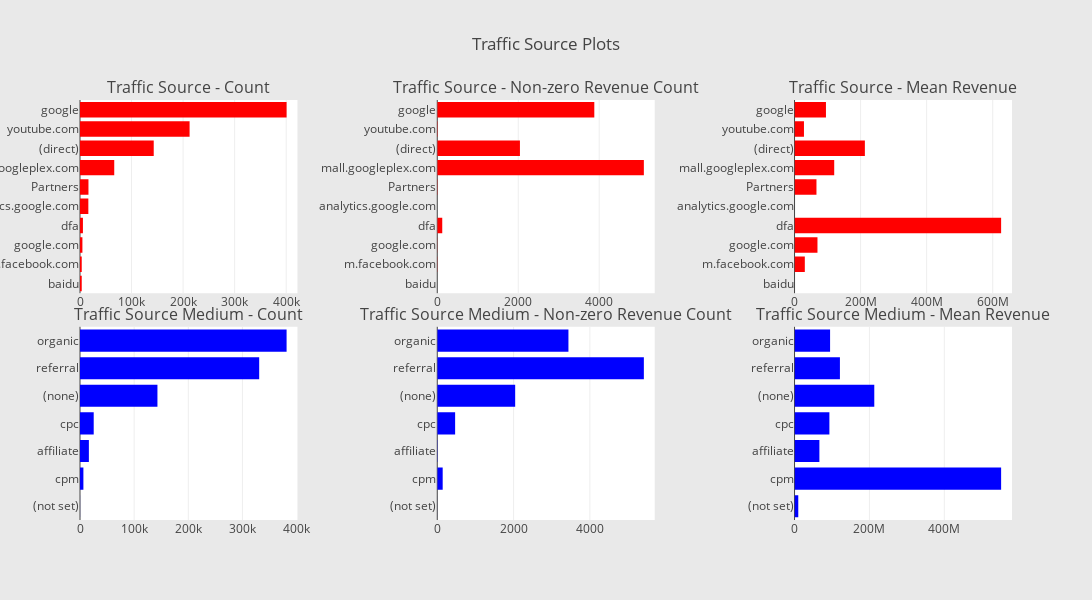

The code cell stored with this chart in its notebook:
### Code cell
# Make traffic source plots
def horizontal_bar_chart(cnt_srs, color):
    trace = go.Bar(
        y=cnt_srs.index[::-1],
        x=cnt_srs.values[::-1],
        showlegend=False,
        orientation = 'h',
        marker=dict(
            color=color,
        ),
    )
    return trace
# Continent
cs = df_train.groupby('trafficSource.source')['totals.transactionRevenue'].agg(['size', 'count', 'mean'])
cs.columns = ["count", "count of non-zero revenue", "mean"]
cs = cs.sort_values(by="count", ascending=False)
t1 = horizontal_bar_chart(cs["count"].head(10), 'red')
t2 = horizontal_bar_chart(cs["count of non-zero revenue"].head(10), 'red')
t3 = horizontal_bar_chart(cs["mean"].head(10), 'red')

# Sub-continent
cs = df_train.groupby('trafficSource.medium')['totals.transactionRevenue'].agg(['size', 'count', 'mean'])
cs.columns = ["count", "count of non-zero revenue", "mean"]
cs = cs.sort_values(by="count", ascending=False)
t4 = horizontal_bar_chart(cs["count"], 'blue')
t5 = horizontal_bar_chart(cs["count of non-zero revenue"], 'blue')
t6 = horizontal_bar_chart(cs["mean"], 'blue')

# Creating two subplots
fig = tools.make_subplots(rows=2, cols=3, vertical_spacing=0.08, horizontal_spacing=0.15, 
                          subplot_titles=["Traffic Source - Count", "Traffic Source - Non-zero Revenue Count", "Traffic Source - Mean Revenue",
                                          "Traffic Source Medium - Count",  "Traffic Source Medium - Non-zero Revenue Count", "Traffic Source Medium - Mean Revenue"
                                          ])

fig.append_trace(t1, 1, 1)
fig.append_trace(t2, 1, 2)
fig.append_trace(t3, 1, 3)
fig.append_trace(t4, 2, 1)
fig.append_trace(t5, 2, 2)
fig.append_trace(t6, 2, 3)

fig['layout'].update(height=600, width=1100, paper_bgcolor='rgb(233,233,233)', title="Traffic Source Plots")
iplot(fig, filename='traffic-source-plots')

### Figure 1 — Plotly figure (JSON) as saved in the notebook; plotly's stock layout.template omitted (floating-point values rounded to 4 significant figures)
{"data": [{"marker": {"color": "red"}, "orientation": "h", "showlegend": false, "type": "bar", "uid": "1e60e39d-09dd-4ece-b8c8-475455556572", "x": [3356, 3365, 4669, 5686, 16172, 16411, 66416, 143028, 212602, 400788], "xaxis": "x", "y": ["baidu", "m.facebook.com", "google.com", "dfa", "analytics.google.com", "Partners", "mall.googleplex.com", "(direct)", "youtube.com", "google"], "yaxis": "y"}, {"marker": {"color": "red"}, "orientation": "h", "showlegend": false, "type": "bar", "uid": "38c28aab-78e1-4472-a4ab-2fbb1aa4dd15", "x": [0, 6, 5, 123, 0, 9, 5103, 2042, 11, 3879], "xaxis": "x2", "y": ["baidu", "m.facebook.com", "google.com", "dfa", "analytics.google.com", "Partners", "mall.googleplex.com", "(direct)", "youtube.com", "google"], "yaxis": "y2"}, {"marker": {"color": "red"}, "orientation": "h", "showlegend": false, "type": "bar", "uid": "074c3e35-a0ce-4085-b01a-0c12ee600f63", "x": [null, 31130000.0, 69448000, 625400000.0, null, 66380000.0, 120100000.0, 212900000.0, 28550000.0, 95120000.0], "xaxis": "x3", "y": ["baidu", "m.facebook.com", "google.com", "dfa", "analytics.google.com", "Partners", "mall.googleplex.com", "(direct)", "youtube.com", "google"], "yaxis": "y3"}, {"marker": {"color": "blue"}, "orientation": "h", "showlegend": false, "type": "bar", "uid": "d2680d9e-db39-42ef-9460-21f4aacde6d9", "x": [120, 6262, 16403, 25326, 143026, 330955, 381561], "xaxis": "x4", "y": ["(not set)", "cpm", "affiliate", "cpc", "(none)", "referral", "organic"], "yaxis": "y4"}, {"marker": {"color": "blue"}, "orientation": "h", "showlegend": false, "type": "bar", "uid": "31b4790d-f27c-4d10-a5db-c81a682c5247", "x": [1, 142, 9, 468, 2042, 5415, 3438], "xaxis": "x5", "y": ["(not set)", "cpm", "affiliate", "cpc", "(none)", "referral", "organic"], "yaxis": "y5"}, {"marker": {"color": "blue"}, "orientation": "h", "showlegend": false, "type": "bar", "uid": "0be619cf-692e-445d-8d26-d1108f3d5a7f", "x": [9990000, 551700000.0, 66380000.0, 93070000.0, 212900000.0, 121200000.0, 94930000.0], "xaxis": "x6", "y": ["(not set)", "cpm", "affiliate", "cpc", "(none)", "referral", "organic"], "yaxis": "y6"}], "layout": {"annotations": [{"font": {"size": 16}, "showarrow": false, "text": "Traffic Source - Count", "x": 0.1167, "xanchor": "center", "xref": "paper", "y": 1, "yanchor": "bottom", "yref": "paper"}, {"font": {"size": 16}, "showarrow": false, "text": "Traffic Source - Non-zero Revenue Count", "x": 0.5, "xanchor": "center", "xref": "paper", "y": 1, "yanchor": "bottom", "yref": "paper"}, {"font": {"size": 16}, "showarrow": false, "text": "Traffic Source - Mean Revenue", "x": 0.8833, "xanchor": "center", "xref": "paper", "y": 1, "yanchor": "bottom", "yref": "paper"}, {"font": {"size": 16}, "showarrow": false, "text": "Traffic Source Medium - Count", "x": 0.1167, "xanchor": "center", "xref": "paper", "y": 0.46, "yanchor": "bottom", "yref": "paper"}, {"font": {"size": 16}, "showarrow": false, "text": "Traffic Source Medium - Non-zero Revenue Count", "x": 0.5, "xanchor": "center", "xref": "paper", "y": 0.46, "yanchor": "bottom", "yref": "paper"}, {"font": {"size": 16}, "showarrow": false, "text": "Traffic Source Medium - Mean Revenue", "x": 0.8833, "xanchor": "center", "xref": "paper", "y": 0.46, "yanchor": "bottom", "yref": "paper"}], "height": 600, "paper_bgcolor": "rgb(233,233,233)", "title": "Traffic Source Plots", "width": 1100, "xaxis": {"anchor": "y", "domain": [0, 0.2333]}, "xaxis2": {"anchor": "y2", "domain": [0.3833, 0.6167]}, "xaxis3": {"anchor": "y3", "domain": [0.7667, 1.0]}, "xaxis4": {"anchor": "y4", "domain": [0, 0.2333]}, "xaxis5": {"anchor": "y5", "domain": [0.3833, 0.6167]}, "xaxis6": {"anchor": "y6", "domain": [0.7667, 1.0]}, "yaxis": {"anchor": "x", "domain": [0.54, 1]}, "yaxis2": {"anchor": "x2", "domain": [0.54, 1]}, "yaxis3": {"anchor": "x3", "domain": [0.54, 1]}, "yaxis4": {"anchor": "x4", "domain": [0, 0.46]}, "yaxis5": {"anchor": "x5", "domain": [0, 0.46]}, "yaxis6": {"anchor": "x6", "domain": [0, 0.46]}}}
